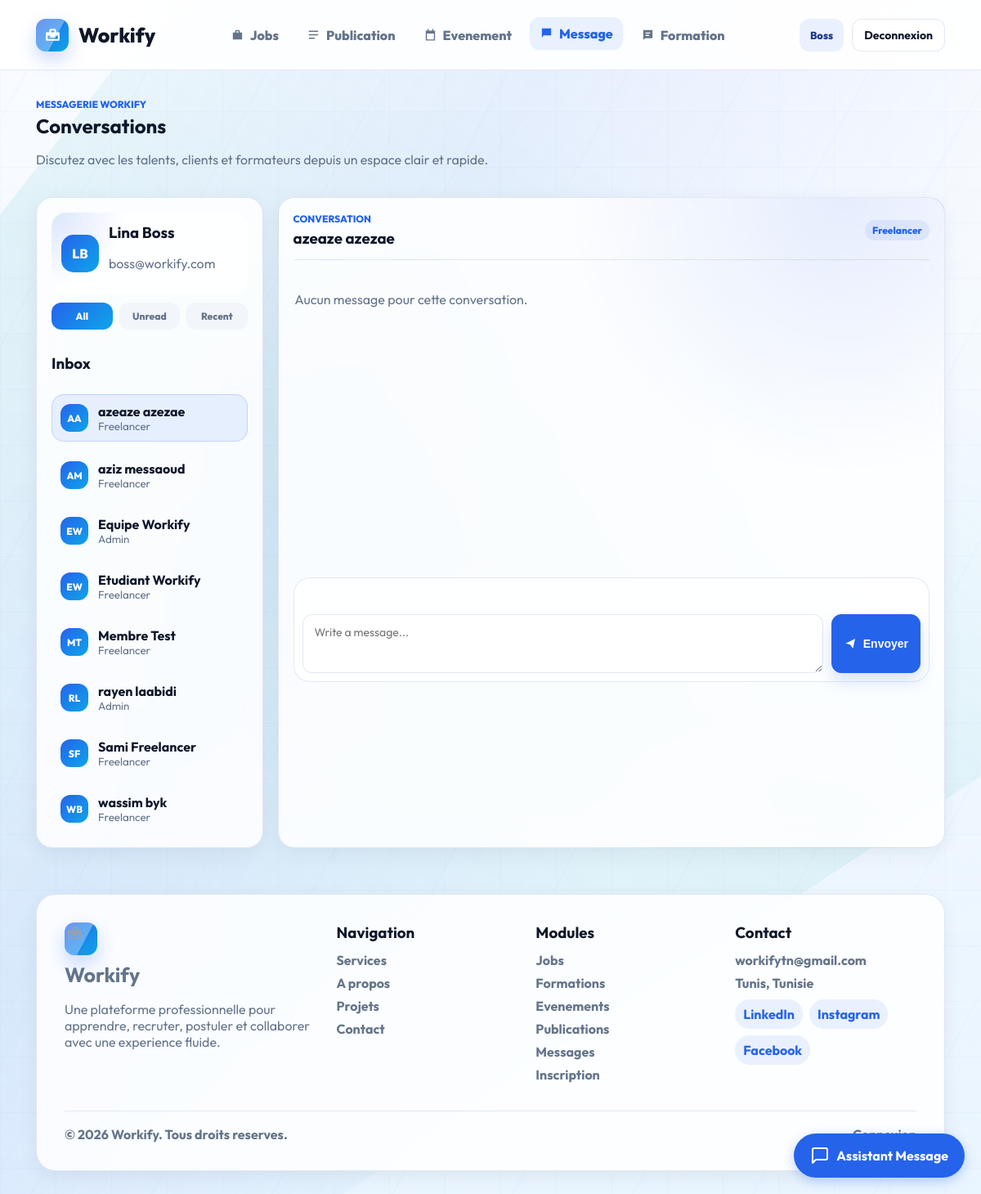
The app's page /controller/MessageC.php?office=front&action=list&with=6 (signed in), older data.
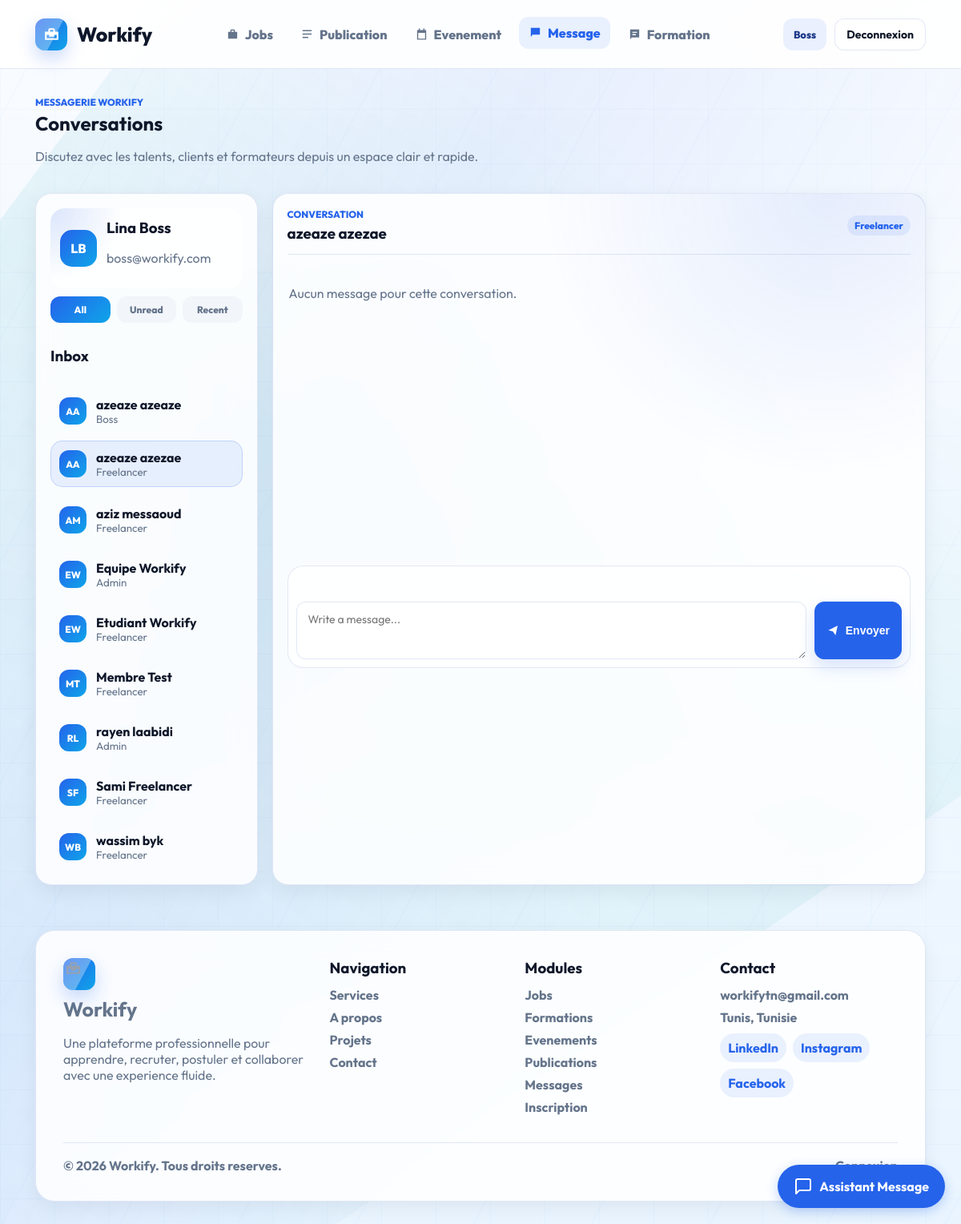
The same page, newer data.
### tables this page shows
CREATE TABLE `utilisateurs` (
  `id` int(11) NOT NULL AUTO_INCREMENT,
  `role_id` int(11) NOT NULL,
  `first_name` varchar(100) NOT NULL,
  `last_name` varchar(100) NOT NULL,
  `email` varchar(190) NOT NULL,
  `phone` varchar(40) DEFAULT NULL,
  `password` varchar(255) NOT NULL,
  `headline` varchar(150) NOT NULL,
  `bio` text NOT NULL,
  `avatar_url` varchar(255) DEFAULT NULL,
  `status` enum('active','pending','blocked') NOT NULL DEFAULT 'active',
  `created_at` datetime NOT NULL DEFAULT current_timestamp(),
  PRIMARY KEY (`id`),
  UNIQUE KEY `email` (`email`),
  KEY `fk_utilisateurs_role` (`role_id`),
  CONSTRAINT `fk_utilisateurs_role` FOREIGN KEY (`role_id`) REFERENCES `roles` (`id`) ON UPDATE CASCADE
);

CREATE TABLE `roles` (
  `id` int(11) NOT NULL AUTO_INCREMENT,
  `name` varchar(60) NOT NULL,
  `slug` varchar(40) NOT NULL,
  `description` varchar(255) DEFAULT NULL,
  PRIMARY KEY (`id`),
  UNIQUE KEY `slug` (`slug`)
);

### controller/MessageModel.php (called while the page is built, shortened)
<?php
class MessageModel
{
    public function listeUtilisateursContactables($currentUserId)
    {
        $sql = 'SELECT u.*, r.slug AS role_slug, r.name AS role_name
                FROM utilisateurs u
                INNER JOIN roles r ON u.role_id = r.id
                WHERE u.status = "active" AND u.id != :id
                ORDER BY u.first_name ASC, u.last_name ASC';
        $db = config::getConnexion();
        try {
            $query = $db->prepare($sql);
            $query->execute(['id' => (int) $currentUserId]);
            return $query->fetchAll();
        } catch (Exception $e) {
            die('Erreur: ' . $e->getMessage());
        }
    }
}
?>

### controller/UtilisateurModel.php (called while the page is built, shortened)
<?php
class UtilisateurModel
{
    public function getUtilisateurById($id)
    {
        $sql = 'SELECT u.*, r.name AS role_name, r.slug AS role_slug
                FROM utilisateurs u
                INNER JOIN roles r ON u.role_id = r.id
                WHERE u.id = :id';
        $db = config::getConnexion();
        try {
            $query = $db->prepare($sql);
            $query->execute(['id' => $id]);
            return $query->fetch();
        } catch (Exception $e) {
            die('Erreur: ' . $e->getMessage());
        }
    }
}
?>

### view/messages/list.php (the view, shortened to what the changed rows need)
<?php
$activeModule = 'messages';
$contacts = isset($contacts) ? $contacts : [];
$messages = isset($messages) ? $messages : [];
$selectedUser = isset($selectedUser) ? $selectedUser : null;
$currentUser = isset($currentUser) ? $currentUser : [];
include __DIR__ . '/../includes/header.php';
function messageAvatar($avatar, $initials, $class = '')
{
    $safeClass = trim('avatar-pill ' . $class);
    return '<span class="' . htmlspecialchars($safeClass, ENT_QUOTES) . '">' . htmlspecialchars($initials, ENT_QUOTES) . '</span>';
}
?>
<div class="toolbar">
    <div>
        <h2>Conversations</h2>
    </div>
</div>
<div class="message-workspace">
    <aside class="message-contacts">
            <?= messageAvatar(isset($currentUser['avatar_url']) ? $currentUser['avatar_url'] : '', strtoupper(substr($currentUser['first_name'], 0, 1) . substr($currentUser['last_name'], 0, 1))); ?>
        <?php foreach ($contacts as $contactItem) { ?>
            <a class="contact-row <?= $selectedUser && (int) $selectedUser['id'] === (int) $contactItem['id'] ? 'active' : ''; ?>" href="../controller/MessageC.php?office=front&action=list&with=<?= (int) $contactItem['id']; ?>">
                <?= messageAvatar(isset($contactItem['avatar_url']) ? $contactItem['avatar_url'] : '', strtoupper(substr($contactItem['first_name'], 0, 1) . substr($contactItem['last_name'], 0, 1)), 'small'); ?>
                <span>
                    <strong><?= htmlspecialchars($contactItem['first_name'] . ' ' . $contactItem['last_name'], ENT_QUOTES); ?></strong>
                    <small><?= htmlspecialchars($contactItem['role_name'], ENT_QUOTES); ?></small>
                </span>
            </a>
        <?php } ?>
    </aside>
    <section class="message-panel modern-message-panel">
        <?php if (!$selectedUser) { ?>
            <div class="empty-state">
                <h3>Choisissez un contact</h3>
                <p class="muted">Selectionnez un utilisateur pour commencer la conversation.</p>
            </div>
        <?php } else { ?>
            <div class="message-head">
                <div>
                    <p class="eyebrow">Conversation</p>
                    <h3><?= htmlspecialchars($selectedUser['first_name'] . ' ' . $selectedUser['last_name'], ENT_QUOTES); ?></h3>
                </div>
                <span class="badge"><?= htmlspecialchars($selectedUser['role_name'], ENT_QUOTES); ?></span>
            </div>
            <div class="message-thread">
                <?php if (empty($messages)) { ?>
                    <p class="muted">Aucun message pour cette conversation.</p>
                <?php } ?>
            </div>
            <form class="message-form modern-message-form" data-validate="message" action="../controller/MessageC.php?office=front&action=send" method="post">
                <textarea name="content" placeholder="Write a message..." required></textarea>
                <button class="btn btn-primary" type="submit">
                    <svg viewBox="0 0 24 24"><path d="M3 12 21 3l-4 18-5-7-7-2z"/></svg>
                    Envoyer
                </button>
            </form>
        <?php } ?>
    </section>
</div>
<?php include __DIR__ . '/../includes/footer.php'; ?>

### view/includes/header.php (shortened to what the changed rows need)
<?php
$pageTitle = isset($pageTitle) ? $pageTitle : 'Workify';
$office = isset($office) ? $office : 'front';
$activeModule = isset($activeModule) ? $activeModule : '';
$isAdmin = AuthC::isAdmin();
$isBoss = AuthC::currentUserRole() === 'boss';
$isBackOffice = $office === 'back' && ($isAdmin || $isBoss);
$frontLinks = [
    ['key' => 'jobs', 'label' => 'Jobs', 'href' => '../controller/JobC.php?office=front&action=list', 'icon' => 'M10 4h4a2 2 0 0 1 2 2v2h4v12H4V8h4V6a2 2 0 0 1 2-2zm4 4V6h-4v2h4z'],
    ['key' => 'publications', 'label' => 'Publication', 'href' => '../controller/PublicationC.php?office=front&action=list', 'icon' => 'M4 5h16v2H4V5zm0 6h16v2H4v-2zm0 6h10v2H4v-2z'],
    ['key' => 'events', 'label' => 'Evenement', 'href' => '../controller/EventC.php?office=front&action=list', 'icon' => 'M7 2h2v3h6V2h2v3h3v17H4V5h3V2zm11 8H6v10h12V10z'],
    ['key' => 'messages', 'label' => 'Message', 'href' => '../controller/MessageC.php?office=front&action=list', 'icon' => 'M4 4h16v12H7l-3 4V4z'],
    ['key' => 'formations', 'label' => 'Formation', 'href' => '../controller/FormationC.php?office=front&action=list', 'icon' => 'M4 4h16v14H7l-3 3V4zm4 4v2h8V8H8zm0 4v2h6v-2H8z']
];
$backLinks = [
    ['key' => 'dashboard', 'label' => 'Dashboard', 'href' => '../controller/BackDashboardC.php', 'icon' => 'M3 13h8V3H3v10zm0 8h8v-6H3v6zm10 0h8V11h-8v10zm0-18v6h8V3h-8z'],
    ['key' => 'jobs', 'label' => 'Jobs', 'href' => '../controller/JobC.php?office=back&action=list', 'icon' => 'M10 4h4a2 2 0 0 1 2 2v2h4v12H4V8h4V6a2 2 0 0 1 2-2zm4 4V6h-4v2h4z'],
    ['key' => 'publications', 'label' => 'Publication', 'href' => '../controller/PublicationC.php?office=back&action=list', 'icon' => 'M4 5h16v2H4V5zm0 6h16v2H4v-2zm0 6h10v2H4v-2z'],
    ['key' => 'events', 'label' => 'Evenement', 'href' => '../controller/EventC.php?office=back&action=list', 'icon' => 'M7 2h2v3h6V2h2v3h3v17H4V5h3V2zm11 8H6v10h12V10z'],
    ['key' => 'messages', 'label' => 'Message', 'href' => '../controller/MessageC.php?office=back&action=list', 'icon' => 'M4 4h16v12H7l-3 4V4z'],
    ['key' => 'formations', 'label' => 'Formation', 'href' => '../controller/FormationC.php?office=back&action=list', 'icon' => 'M4 4h16v14H7l-3 3V4zm4 4v2h8V8H8zm0 4v2h6v-2H8z'],
    ['key' => 'users', 'label' => 'Users', 'href' => '../controller/UtilisateurC.php?action=list', 'icon' => 'M12 12c2.2 0 4-1.8 4-4s-1.8-4-4-4-4 1.8-4 4 1.8 4 4 4zm0 2c-2.7 0-8 1.4-8 4.2V20h16v-1.8c0-2.8-5.3-4.2-8-4.2z'],
    ['key' => 'contacts', 'label' => 'Contacts', 'href' => '../controller/ContactC.php?action=list', 'icon' => 'M20 4H4c-1.1 0-2 .9-2 2v12c0 1.1.9 2 2 2h16c1.1 0 2-.9 2-2V6c0-1.1-.9-2-2-2zm0 4-8 5-8-5V6l8 5 8-5v2z']
];
?>
<!DOCTYPE html>
<html lang="fr">
<head>
    <link rel="stylesheet" href="../assets/css/style.css">
</head>
<body class="<?= $isBackOffice ? 'back-mode' : 'front-mode'; ?>">
    <div class="<?= $isBackOffice ? 'app-shell' : 'front-shell'; ?>">
        <?php if ($isBackOffice) { ?>
            <aside class="sidebar">
                <a class="brand" href="../controller/BackDashboardC.php">
                    <span class="brand-mark brand-briefcase" aria-hidden="true">
                        <svg viewBox="0 0 24 24"><path d="M10 5h4a2 2 0 0 1 2 2v2h4v10H4V9h4V7a2 2 0 0 1 2-2zm4 4V7h-4v2h4zm-8 4v4h12v-4h-3v2H9v-2H6z"/></svg>
                    </span>
                    <span class="brand-text">Workify</span>
                </a>
                <div class="nav-title">Navigation</div>
                <?php foreach ($backLinks as $link) { ?>
                    <?php if (!$isAdmin && $link['key'] !== 'events') { continue; } ?>
                    <a class="nav-link <?= $activeModule === $link['key'] ? 'active' : ''; ?>" data-module="<?= htmlspecialchars($link['key'], ENT_QUOTES); ?>" href="<?= htmlspecialchars($link['href'], ENT_QUOTES); ?>">
                        <span class="nav-icon" aria-hidden="true"><svg viewBox="0 0 24 24"><path d="<?= htmlspecialchars($link['icon'], ENT_QUOTES); ?>"/></svg></span>
                        <?= htmlspecialchars($link['label'], ENT_QUOTES); ?>
                    </a>
                <?php } ?>
            </aside>
            <main class="main-content">
                <header class="topbar">
                    <div>
                        <p class="eyebrow">Espace prive</p>
                        <h1><?= htmlspecialchars($pageTitle, ENT_QUOTES); ?></h1>
                    </div>
                    <div class="topbar-actions">
                        <span class="admin-pill"><?= htmlspecialchars(AuthC::currentUserName(), ENT_QUOTES); ?></span>
                        <a class="btn btn-danger" href="../controller/AuthController.php?action=logout">Deconnexion</a>
                    </div>
                </header>
                <section class="page">
        <?php } else { ?>
            <header class="public-header">
                <nav class="public-nav" aria-label="Navigation principale">
                    <?php foreach ($frontLinks as $link) { ?>
                        <a class="<?= $activeModule === $link['key'] ? 'active' : ''; ?>" data-module="<?= htmlspecialchars($link['key'], ENT_QUOTES); ?>" href="<?= htmlspecialchars($link['href'], ENT_QUOTES); ?>">
                            <svg viewBox="0 0 24 24" aria-hidden="true"><path d="<?= htmlspecialchars($link['icon'], ENT_QUOTES); ?>"/></svg>
                            <?= htmlspecialchars($link['label'], ENT_QUOTES); ?>
                        </a>
                    <?php } ?>
                </nav>
            </header>
            <main class="public-main">
                <section class="page">
        <?php } ?>

Row changes from the older to the newer data that the page shows:
added utilisateurs: initials "AA", first_name+last_name "azeaze azeaze", role.name "Boss"
